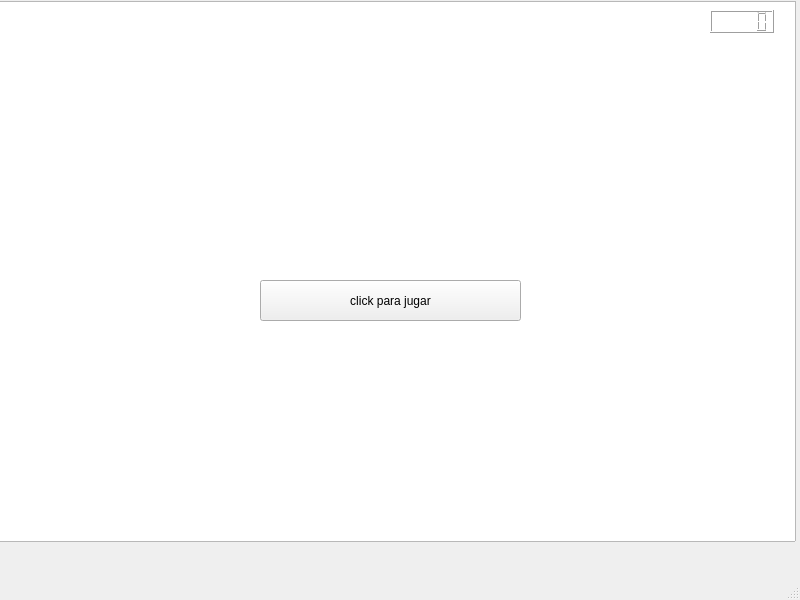
<?xml version="1.0" encoding="UTF-8"?>
<ui version="4.0">
 <class>MainWindow</class>
 <widget class="QMainWindow" name="MainWindow">
  <property name="geometry">
   <rect>
    <x>0</x>
    <y>0</y>
    <width>800</width>
    <height>600</height>
   </rect>
  </property>
  <property name="windowTitle">
   <string>MainWindow</string>
  </property>
  <widget class="QWidget" name="centralwidget">
   <widget class="QGraphicsView" name="graphicsView">
    <property name="geometry">
     <rect>
      <x>-5</x>
      <y>1</y>
      <width>801</width>
      <height>541</height>
     </rect>
    </property>
   </widget>
   <widget class="QPushButton" name="pushButton">
    <property name="geometry">
     <rect>
      <x>260</x>
      <y>280</y>
      <width>261</width>
      <height>41</height>
     </rect>
    </property>
    <property name="text">
     <string>click para jugar</string>
    </property>
   </widget>
   <widget class="QLCDNumber" name="lcdNumber">
    <property name="geometry">
     <rect>
      <x>710</x>
      <y>10</y>
      <width>64</width>
      <height>23</height>
     </rect>
    </property>
   </widget>
  </widget>
  <widget class="QMenuBar" name="menubar">
   <property name="geometry">
    <rect>
     <x>0</x>
     <y>0</y>
     <width>800</width>
     <height>25</height>
    </rect>
   </property>
  </widget>
  <widget class="QStatusBar" name="statusbar"/>
 </widget>
 <resources/>
 <connections/>
</ui>
